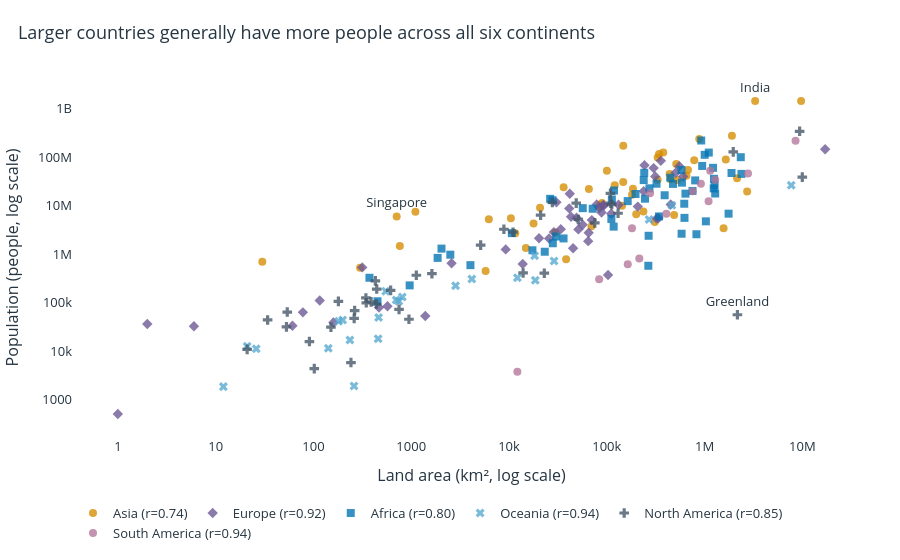

This figure's notebook cell:
### Markdown cell above
A scatter plot on logarithmic axes keeps small territories and large countries visible together. Population generally increases with area in all six continents, but Greenland is sparsely populated for its size and Singapore is densely populated for its size.

### Code cell
# Pearson r compares the relationship within each continent on the plotted log scales.
corr = {c: np.log10(g.Area).corr(np.log10(g['2022 Population'])) for c,g in df.groupby('Continent')}
scatter = df.assign(Group=df.Continent.map({c:f'{c} (r={corr[c]:.2f})' for c in continents}),
                    Label=df.Country.where(df.Country.isin(['Greenland','Singapore','India']), ''))
fig = px.scatter(scatter, x='Area', y='2022 Population', color='Group', symbol='Group',
                 log_x=True, log_y=True, text='Label', hover_name='Country',
                 color_discrete_map={f'{c} (r={corr[c]:.2f})':palette[c] for c in continents},
                 labels={'Area':'Land area (km², log scale)','2022 Population':'Population (people, log scale)'})
fig.update_traces(marker_size=8, marker_opacity=.78, textposition='top center')
fig.update_layout(legend=dict(orientation='h', y=-.17))
style(fig, 'Larger countries generally have more people across all six continents', 560).show()

### Figure 1 — Plotly figure (JSON) as saved in the notebook; plotly's stock layout.template omitted (floating-point values rounded to 4 significant figures)
{"data": [{"hovertemplate": "<b>%{hovertext}</b><br><br>Group=Asia (r=0.74)<br>Land area (km², log scale)=%{x}<br>Population (people, log scale)=%{y}<br>Label=%{text}<extra></extra>", "hovertext": ["Afghanistan", "Armenia", "Azerbaijan", "Bahrain", "Bangladesh", "Bhutan", "Brunei", "Cambodia", "China", "Georgia", "Hong Kong", "India", "Indonesia", "Iran", "Iraq", "Israel", "Japan", "Jordan", "Kazakhstan", "Kuwait", "Kyrgyzstan", "Laos", "Lebanon", "Macau", "Malaysia", "Maldives", "Mongolia", "Myanmar", "Nepal", "North Korea", "Oman", "Pakistan", "Palestine", "Philippines", "Qatar", "Saudi Arabia", "Singapore", "South Korea", "Sri Lanka", "Syria", "Taiwan", "Tajikistan", "Thailand", "Timor-Leste", "Turkey", "Turkmenistan", "United Arab Emirates", "Uzbekistan", "Vietnam", "Yemen"], "legendgroup": "Asia (r=0.74)", "marker": {"color": "#D58D00", "opacity": 0.78, "size": 8, "symbol": "circle"}, "mode": "markers+text", "name": "Asia (r=0.74)", "orientation": "v", "showlegend": true, "text": ["", "", "", "", "", "", "", "", "", "", "", "India", "", "", "", "", "", "", "", "", "", "", "", "", "", "", "", "", "", "", "", "", "", "", "", "", "Singapore", "", "", "", "", "", "", "", "", "", "", "", "", ""], "textposition": "top center", "type": "scatter", "x": [652230, 29743, 86600, 765, 147570, 38394, 5765, 181035, 9706961, 69700, 1104, 3287590, 1904569, 1648195, 438317, 20770, 377930, 89342, 2724900, 17818, 199951, 236800, 10452, 30, 330803, 300, 1564110, 676578, 147181, 120538, 309500, 881912, 6220, 342353, 11586, 2149690, 710, 100210, 65610, 185180, 36193, 143100, 513120, 14874, 783562, 488100, 83600, 447400, 331212, 527968], "xaxis": "x", "y": [41128771, 2780469, 10358074, 1472233, 171186372, 782455, 449002, 16767842, 1425887337, 3744385, 7488865, 1417173173, 275501339, 88550570, 44496122, 9038309, 123951692, 11285869, 19397998, 4268873, 6630623, 7529475, 5489739, 695168, 33938221, 523787, 3398366, 54179306, 30547580, 26069416, 4576298, 235824862, 5250072, 115559009, 2695122, 36408820, 5975689, 51815810, 21832143, 22125249, 23893394, 9952787, 71697030, 1341296, 85341241, 6430770, 9441129, 34627652, 98186856, 33696614], "yaxis": "y"}, {"hovertemplate": "<b>%{hovertext}</b><br><br>Group=Europe (r=0.92)<br>Land area (km², log scale)=%{x}<br>Population (people, log scale)=%{y}<br>Label=%{text}<extra></extra>", "hovertext": ["Albania", "Andorra", "Austria", "Belarus", "Belgium", "Bosnia and Herzegovina", "Bulgaria", "Croatia", "Cyprus", "Czech Republic", "Denmark", "Estonia", "Faroe Islands", "Finland", "France", "Germany", "Gibraltar", "Greece", "Guernsey", "Hungary", "Iceland", "Ireland", "Isle of Man", "Italy", "Jersey", "Latvia", "Liechtenstein", "Lithuania", "Luxembourg", "Malta", "Moldova", "Monaco", "Montenegro", "Netherlands", "North Macedonia", "Norway", "Poland", "Portugal", "Romania", "Russia", "San Marino", "Serbia", "Slovakia", "Slovenia", "Spain", "Sweden", "Switzerland", "Ukraine", "United Kingdom", "Vatican City"], "legendgroup": "Europe (r=0.92)", "marker": {"color": "#695694", "opacity": 0.78, "size": 8, "symbol": "diamond"}, "mode": "markers+text", "name": "Europe (r=0.92)", "orientation": "v", "showlegend": true, "text": ["", "", "", "", "", "", "", "", "", "", "", "", "", "", "", "", "", "", "", "", "", "", "", "", "", "", "", "", "", "", "", "", "", "", "", "", "", "", "", "", "", "", "", "", "", "", "", "", "", ""], "textposition": "top center", "type": "scatter", "x": [28748, 468, 83871, 207600, 30528, 51209, 110879, 56594, 9251, 78865, 43094, 45227, 1393, 338424, 551695, 357114, 6, 131990, 78, 93028, 103000, 70273, 572, 301336, 116, 64559, 160, 65300, 2586, 316, 33846, 2, 13812, 41850, 25713, 323802, 312679, 92090, 238391, 17098242, 61, 88361, 49037, 20273, 505992, 450295, 41284, 603500, 242900, 1], "xaxis": "x", "y": [2842321, 79824, 8939617, 9534954, 11655930, 3233526, 6781953, 4030358, 1251488, 10493986, 5882261, 1326062, 53090, 5540745, 64626628, 83369843, 32649, 10384971, 63301, 9967308, 372899, 5023109, 84519, 59037474, 110778, 1850651, 39327, 2750055, 647599, 533286, 3272996, 36469, 627082, 17564014, 2093599, 5434319, 39857145, 10270865, 19659267, 144713314, 33660, 7221365, 5643453, 2119844, 47558630, 10549347, 8740472, 39701739, 67508936, 510], "yaxis": "y"}, {"hovertemplate": "<b>%{hovertext}</b><br><br>Group=Africa (r=0.80)<br>Land area (km², log scale)=%{x}<br>Population (people, log scale)=%{y}<br>Label=%{text}<extra></extra>", "hovertext": ["Algeria", "Angola", "Benin", "Botswana", "Burkina", "Burundi", "Cameroon", "Cape Verde", "Central African Republic", "Chad", "Comoros", "Djibouti", "DR Congo", "Egypt", "Equatorial Guinea", "Eritrea", "Eswatini", "Ethiopia", "Gabon", "Gambia", "Ghana", "Guinea", "Guinea-Bissau", "Ivory Coast", "Kenya", "Lesotho", "Liberia", "Libya", "Madagascar", "Malawi", "Mali", "Mauritania", "Mauritius", "Mayotte", "Morocco", "Mozambique", "Namibia", "Niger", "Nigeria", "Republic of the Congo", "Reunion", "Rwanda", "Sao Tome and Principe", "Senegal", "Seychelles", "Sierra Leone", "Somalia", "South Africa", "South Sudan", "Sudan", "Tanzania", "Togo", "Tunisia", "Uganda", "Western Sahara", "Zambia", "Zimbabwe"], "legendgroup": "Africa (r=0.80)", "marker": {"color": "#0072B2", "opacity": 0.78, "size": 8, "symbol": "square"}, "mode": "markers+text", "name": "Africa (r=0.80)", "orientation": "v", "showlegend": true, "text": ["", "", "", "", "", "", "", "", "", "", "", "", "", "", "", "", "", "", "", "", "", "", "", "", "", "", "", "", "", "", "", "", "", "", "", "", "", "", "", "", "", "", "", "", "", "", "", "", "", "", "", "", "", "", "", "", ""], "textposition": "top center", "type": "scatter", "x": [2381741, 1246700, 112622, 582000, 272967, 27834, 475442, 4033, 622984, 1284000, 1862, 23200, 2344858, 1002450, 28051, 117600, 17364, 1104300, 267668, 10689, 238533, 245857, 36125, 322463, 580367, 30355, 111369, 1759540, 587041, 118484, 1240192, 1030700, 2040, 374, 446550, 801590, 825615, 1267000, 923768, 342000, 2511, 26338, 964, 196722, 452, 71740, 637657, 1221037, 619745, 1886068, 945087, 56785, 163610, 241550, 266000, 752612, 390757], "xaxis": "x", "y": [44903225, 35588987, 13352864, 2630296, 22673762, 12889576, 27914536, 593149, 5579144, 17723315, 836774, 1120849, 99010212, 110990103, 1674908, 3684032, 1201670, 123379924, 2388992, 2705992, 33475870, 13859341, 2105566, 28160542, 54027487, 2305825, 5302681, 6812341, 29611714, 20405317, 22593590, 4736139, 1299469, 326101, 37457971, 32969517, 2567012, 26207977, 218541212, 5970424, 974052, 13776698, 227380, 17316449, 107118, 8605718, 17597511, 59893885, 10913164, 46874204, 65497748, 8848699, 12356117, 47249585, 575986, 20017675, 16320537], "yaxis": "y"}, {"hovertemplate": "<b>%{hovertext}</b><br><br>Group=Oceania (r=0.94)<br>Land area (km², log scale)=%{x}<br>Population (people, log scale)=%{y}<br>Label=%{text}<extra></extra>", "hovertext": ["American Samoa", "Australia", "Cook Islands", "Fiji", "French Polynesia", "Guam", "Kiribati", "Marshall Islands", "Micronesia", "Nauru", "New Caledonia", "New Zealand", "Niue", "Northern Mariana Islands", "Palau", "Papua New Guinea", "Samoa", "Solomon Islands", "Tokelau", "Tonga", "Tuvalu", "Vanuatu", "Wallis and Futuna"], "legendgroup": "Oceania (r=0.94)", "marker": {"color": "#54A8D0", "opacity": 0.78, "size": 8, "symbol": "x"}, "mode": "markers+text", "name": "Oceania (r=0.94)", "orientation": "v", "showlegend": true, "text": ["", "", "", "", "", "", "", "", "", "", "", "", "", "", "", "", "", "", "", "", "", "", ""], "textposition": "top center", "type": "scatter", "x": [199, 7692024, 236, 18272, 4167, 549, 811, 181, 702, 21, 18575, 270467, 260, 464, 459, 462840, 2842, 28896, 12, 747, 26, 12189, 142], "xaxis": "x", "y": [44273, 26177413, 17011, 929766, 306279, 171774, 131232, 41569, 114164, 12668, 289950, 5185288, 1934, 49551, 18055, 10142619, 222382, 724273, 1871, 106858, 11312, 326740, 11572], "yaxis": "y"}, {"hovertemplate": "<b>%{hovertext}</b><br><br>Group=North America (r=0.85)<br>Land area (km², log scale)=%{x}<br>Population (people, log scale)=%{y}<br>Label=%{text}<extra></extra>", "hovertext": ["Anguilla", "Antigua and Barbuda", "Aruba", "Bahamas", "Barbados", "Belize", "Bermuda", "British Virgin Islands", "Canada", "Cayman Islands", "Costa Rica", "Cuba", "Curacao", "Dominica", "Dominican Republic", "El Salvador", "Greenland", "Grenada", "Guadeloupe", "Guatemala", "Haiti", "Honduras", "Jamaica", "Martinique", "Mexico", "Montserrat", "Nicaragua", "Panama", "Puerto Rico", "Saint Barthelemy", "Saint Kitts and Nevis", "Saint Lucia", "Saint Martin", "Saint Pierre and Miquelon", "Saint Vincent and the Grenadines", "Sint Maarten", "Trinidad and Tobago", "Turks and Caicos Islands", "United States", "United States Virgin Islands"], "legendgroup": "North America (r=0.85)", "marker": {"color": "#435466", "opacity": 0.78, "size": 8, "symbol": "cross"}, "mode": "markers+text", "name": "North America (r=0.85)", "orientation": "v", "showlegend": true, "text": ["", "", "", "", "", "", "", "", "", "", "", "", "", "", "", "", "Greenland", "", "", "", "", "", "", "", "", "", "", "", "", "", "", "", "", "", "", "", "", "", "", ""], "textposition": "top center", "type": "scatter", "x": [91, 442, 180, 13943, 430, 22966, 54, 151, 9984670, 264, 51100, 109884, 444, 751, 48671, 21041, 2166086, 344, 1628, 108889, 27750, 112492, 10991, 1128, 1964375, 102, 130373, 75417, 8870, 21, 261, 616, 53, 242, 389, 34, 5130, 948, 9372610, 347], "xaxis": "x", "y": [15857, 93763, 106445, 409984, 281635, 405272, 64184, 31305, 38454327, 68706, 5180829, 11212191, 191163, 72737, 11228821, 6336392, 56466, 125438, 395752, 17843908, 11584996, 10432860, 2827377, 367507, 127504125, 4390, 6948392, 4408581, 3252407, 10967, 47657, 179857, 31791, 5862, 103948, 44175, 1531044, 45703, 338289857, 99465], "yaxis": "y"}, {"hovertemplate": "<b>%{hovertext}</b><br><br>Group=South America (r=0.94)<br>Land area (km², log scale)=%{x}<br>Population (people, log scale)=%{y}<br>Label=%{text}<extra></extra>", "hovertext": ["Argentina", "Bolivia", "Brazil", "Chile", "Colombia", "Ecuador", "Falkland Islands", "French Guiana", "Guyana", "Paraguay", "Peru", "Suriname", "Uruguay", "Venezuela"], "legendgroup": "South America (r=0.94)", "marker": {"color": "#B27598", "opacity": 0.78, "size": 8, "symbol": "circle"}, "mode": "markers+text", "name": "South America (r=0.94)", "orientation": "v", "showlegend": true, "text": ["", "", "", "", "", "", "", "", "", "", "", "", "", ""], "textposition": "top center", "type": "scatter", "x": [2780400, 1098581, 8515767, 756102, 1141748, 276841, 12173, 83534, 214969, 406752, 1285216, 163820, 181034, 916445], "xaxis": "x", "y": [45510318, 12224110, 215313498, 19603733, 51874024, 18001000, 3780, 304557, 808726, 6780744, 34049588, 618040, 3422794, 28301696], "yaxis": "y"}], "layout": {"font": {"color": "#253541", "size": 13}, "height": 560, "legend": {"orientation": "h", "title": {"text": ""}, "tracegroupgap": 0, "y": -0.17}, "margin": {"b": 42, "l": 25, "r": 30, "t": 78}, "title": {"text": "Larger countries generally have more people across all six continents", "x": 0.02}, "xaxis": {"anchor": "y", "domain": [0.0, 1.0], "showgrid": false, "title": {"text": "Land area (km², log scale)"}, "type": "log", "zeroline": false}, "yaxis": {"anchor": "x", "domain": [0.0, 1.0], "showgrid": false, "title": {"text": "Population (people, log scale)"}, "type": "log", "zeroline": false}}}
